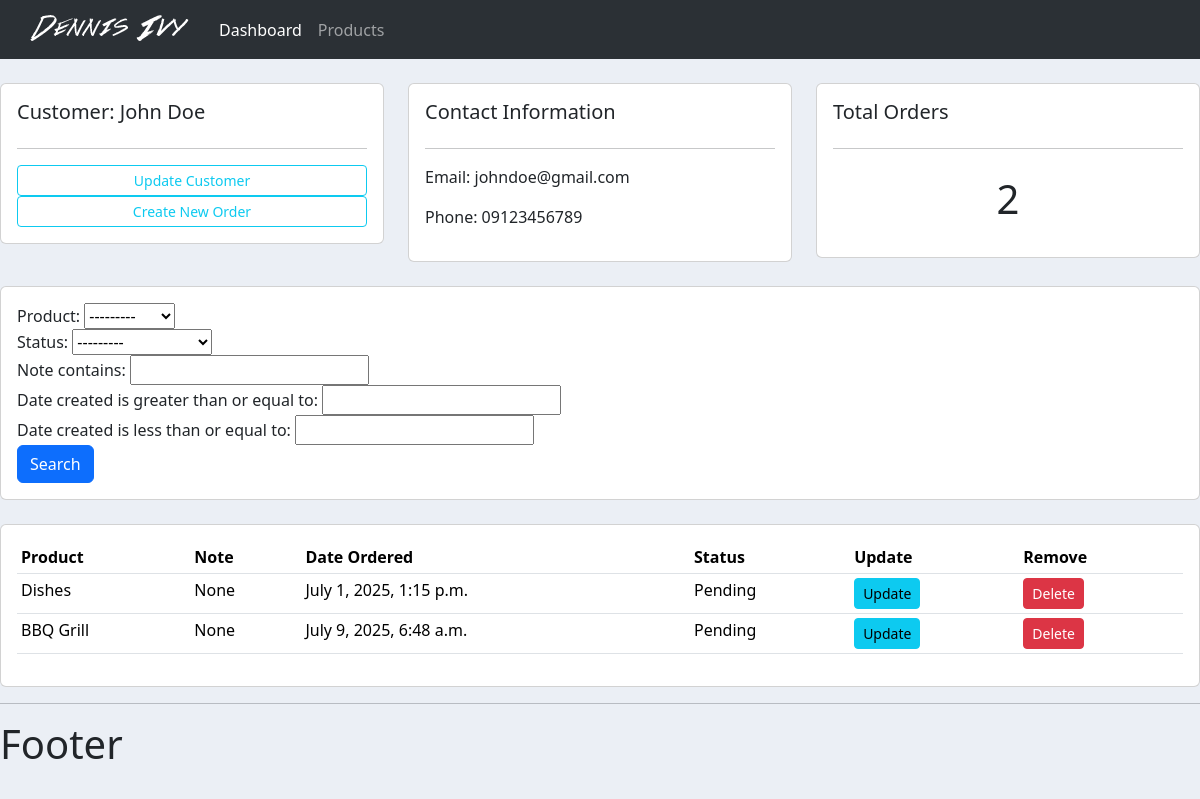
The app's page /customer/1/ with its own data.
### accounts/models.py (models this page shows, shortened)
class Customer(models.Model):
    name = models.CharField(max_length=255, null=True)
    phone = models.CharField(max_length=255, null=True)
    email = models.CharField(max_length=255, null=True)
    date_created = models.DateTimeField(auto_now_add=True)

class Order(models.Model):
    STATUS = (
        ('Pending', 'Pending'),
        ('Out for delivery', 'Out for delivery'),
        ('Delivered', 'Delivered'),
    )
    customer = models.ForeignKey(Customer, null=True, on_delete=models.SET_NULL)
    product = models.ForeignKey(Product, null=True, on_delete=models.SET_NULL)
    date_created = models.DateTimeField(auto_now_add=True)
    status = models.CharField(max_length=255, null=True, choices=STATUS)
    note = models.CharField(max_length=1000, null=True)

class Product(models.Model):
    CATEGORY = (
        ('Indoor', 'Indoor'),
        ('Outdoor', 'Outdoor'),
    )
    name = models.CharField(max_length=255, null=True)
    price = models.FloatField(null=True)
    category = models.CharField(max_length=255, null=True, choices=CATEGORY)
    description = models.CharField(max_length=255, null=True, blank=True)
    date_created = models.DateTimeField(auto_now_add=True)
    tag = models.ManyToManyField(Tag)
    def __str__(self):
        return self.name

### accounts/views.py (the view)
# urls.py: path('customer/<str:pk>/', views.customer, name="customer"),
def customer(request, pk):
    customer = Customer.objects.get(id=pk)
    orders = customer.order_set.all()
    order_count = orders.count()
    myFilter = OrderFilter(request.GET, queryset=orders)
    orders = myFilter.qs
    context = {'customer':customer, 'orders':orders, 'order_count':order_count, 'myFilter':myFilter}
    return render(request, 'accounts/customer.html', context)

### accounts/templates/accounts/customer.html
{% extends 'accounts/main.html' %}
{% block content %}
<br>
<div class="row">
    <div class="col-md">
        <div class="card card-body">
            <h5>Customer: {{customer.name}}</h5>
            <hr>
            <a class="btn btn-outline-info  btn-sm btn-block" href="">Update Customer</a>
            <a class="btn btn-outline-info  btn-sm btn-block" href="{% url 'create_order' customer.id %}">Create New
                Order</a>
        </div>
    </div>
    <div class="col-md">
        <div class="card card-body">
            <h5>Contact Information</h5>
            <hr>
            <p>Email: {{ customer.email }}</p>
            <p>Phone: {{ customer.phone }}</p>
        </div>
    </div>
    <div class="col-md">
        <div class="card card-body">
            <h5>Total Orders</h5>
            <hr>
            <h1 style="text-align: center;padding: 10px">{{ order_count }}</h1>
        </div>
    </div>
</div>
<br>
<div class="row">
    <div class="col">
        <div class="card card-body">
            <form method="get">
                {{ myFilter.form }}
                <button class="btn btn-primary" type="submit">Search</button>
            </form>
        </div>
    </div>
</div>
<br>
<div class="row">
    <div class="col-md">
        <div class="card card-body">
            <table class="table table-sm">
                <tr>
                    <th>Product</th>
                    <th>Note</th>
                    <th>Date Ordered</th>
                    <th>Status</th>
                    <th>Update</th>
                    <th>Remove</th>
                </tr>
                {% for order in orders %}
                <tr>
                    <td>{{ order.product }}</td>
                    <td>{{ order.note }}</td>
                    <td>{{ order.date_created }}</td>
                    <td>{{ order.status }}</td>
                    <td><a href="{% url 'update_order' order.id %}" class="btn btn-sm btn-info">Update</a></td>
                    <td><a href="{% url 'delete_order' order.id %}" class="btn btn-sm btn-danger">Delete</a></td>
                </tr>
                {% endfor%}
            </table>
        </div>
    </div>
</div>
{% endblock %}

### static/css/main.css (style rules this page uses)
body { background-color: #ebeff5; }

### records on screen
Customer: name "John Doe", email "johndoe@gmail.com", phone "09123456789"
Order: product "Dishes", note "None", date_created "July 1, 2025, 1:15 p.m.", status "Pending"
Order: product "BBQ Grill", note "None", date_created "July 9, 2025, 6:48 a.m.", status "Pending"

### other values on screen
{{ order_count }} "2"
